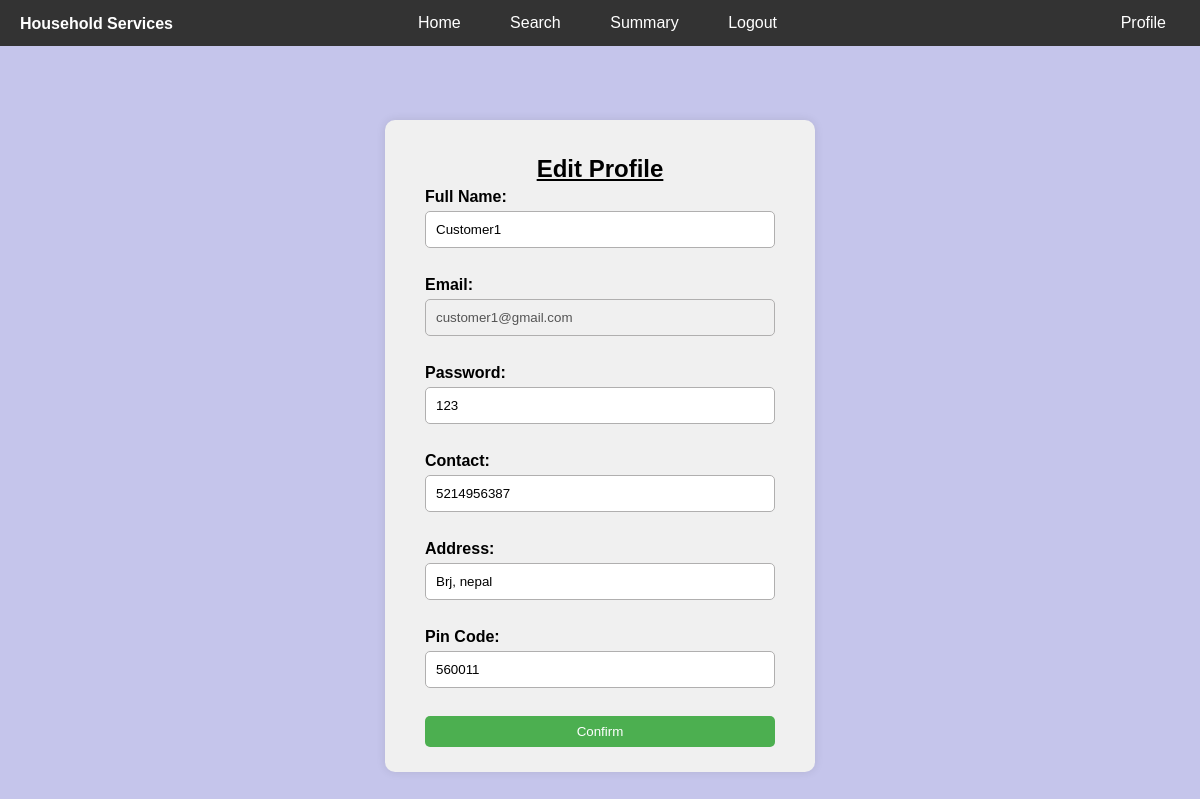
Screenshot of /customer_profile_edit (signed in) with the database file from the repository.
### backend/models.py (models this page shows)
class Customer(db.Model):
    id = db.Column(db.Integer, primary_key=True)
    user_id = db.Column(db.Integer, db.ForeignKey('user.id'), nullable=False)
    full_name = db.Column(db.String(50), nullable=False)
    contact = db.Column(db.String(10), nullable=False)
    address = db.Column(db.String(100), nullable=False)
    pin_code = db.Column(db.Integer, nullable=False)
    user = db.relationship('User',cascade='all,delete', backref=db.backref('customer',uselist=False), uselist=False)
    requests = db.relationship('ServiceRequest',backref=db.backref('customer',uselist=False),cascade='all,delete')

class User(db.Model):
    id = db.Column(db.Integer, primary_key=True)
    email = db.Column(db.String(120), unique=True, nullable=False)
    password = db.Column(db.String(100), nullable=False)
    role = db.Column(db.String(10), nullable=False)  #  'admin' or 'customer' or 'professional'
    user_status = db.Column(db.String(10), nullable=False)  # active, inactive, blocked

### backend/controllers.py (the view, shortened to what this page needs)
@app.route("/customer_profile_edit",methods=["GET","POST"])
def customer_profile_edit():
    try:
        if check_customer() == False:
            return redirect(url_for('home', msg="You are not logged in as a customer!"))
        user = User.query.get(session['user_id'])
        if user.user_status == "blocked":
            return render_template('login.html',msg = "Your account has been blocked!")
        customer = user.customer
        if request.method == "GET":
            return render_template("customer_profile_edit.html",customer=customer)
    except:
        return redirect(url_for("home",msg="Your account has been deleted!"))

### backend/controllers.py (called while the page is built)
def check_customer():
    if 'user_id' in session and session['role'] == 'customer':
        return True
    return False

### templates/customer_profile_edit.html
{% extends "customer_layout.html" %}
{% block content %}
    <div class="edit-profile">
        <div class="edit-profile-container  ">
            <h2>Edit Profile</h2>
                <form action="/customer_profile_edit" method="POST">
                    <label for="full_name">Full Name:</label>
                    <input type="text" id="full_name" name="full_name" value="{{ customer.full_name }}" required>
                    <br>
                    <label for="email">Email:</label>
                    <input type="email" id="email" name="email" value="{{ customer.user.email }}" disabled>
                    <br>
                    <label for="password">Password:</label>
                    <input type="text" id="password" name="password" value="{{ customer.user.password }}" required>
                    <br>
                    <label for="contact">Contact:</label>
                    <input type="text" id="contact" name="contact" value="{{ customer.contact }}" required>
                    <br>
                    <label for="address">Address:</label>
                    <input type="text" id="address" name="address" value="{{ customer.address }}" required>
                    <br>
                    <label for="pin_code">Pin Code:</label>
                    <input type="text" id="pin_code" name="pin_code" value="{{ customer.pin_code }}" required>
                    <br>
                    <input type="submit" value="Confirm" class="green">
                </form>
        </div>
    </div>
{% endblock %}

### static/styles/main.css (style rules this page uses)
body { font-family: Arial, sans-serif; background-color: #c5c5eb; margin: 0; display: flex; flex-direction: column; }
form { display: flex; flex-direction: column; width: 350px; }
label { margin-bottom: 5px; font-weight: bold; }
input, select { padding: 10px; margin-bottom: 10px; border: 1px solid #b0afaf; border-radius: 5px; }
h2 { text-decoration: underline; }
h2, h3 { margin-bottom: 5px; }
.green { padding: 8px 16px; background-color: #4CAF50; color: white; border: none; border-radius: 5px; cursor: pointer; }
.add-service, .edit-service, .add-package, .edit-package, .user-profile, .edit-profile { background-color: #c5c5eb; display: flex; flex-direction: column; align-items: center; justify-content: center; height: 100vh; }
.add-service-container, .edit-service-container, .add-package-container, .edit-package-container, .user-profile-container, .edit-profile-container { background-color: #f0f0f0; padding: 15px; border-radius: 10px; box-shadow: 0 0 10px rgba(0, 0, 0, 0.1); display: flex; flex-direction: column; align-items: center; width: 400px; }

### rows the page displays
Customer: full_name "Customer1", contact "5214956387", address "Brj, nepal", pin_code "560011"
User: email "customer1@gmail.com", password "123"
